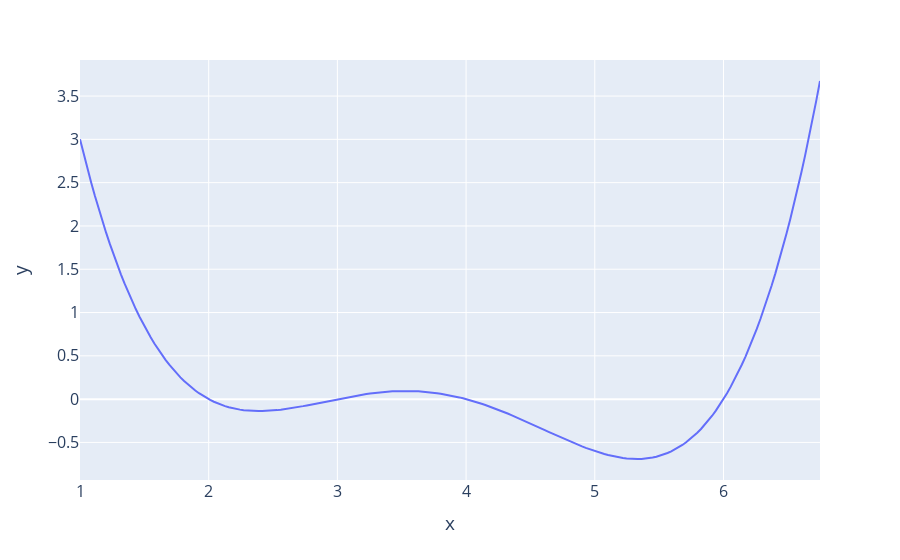

Notebook source saved alongside this figure:
### Markdown cell above
Suppose we want to find the minimum of the arbitrary function given below:

### Code cell
def arbitrary(x):
    return (x**4 - 15*x**3 + 80*x**2 - 180*x + 144)/10

x = np.linspace(1, 6.75, 200)
fig = px.line(y = arbitrary(x), x = x)


fig.update_layout(font_size = 16)

### Figure 1 — Plotly figure (JSON) as saved in the notebook; plotly's stock layout.template omitted (floating-point values rounded to 4 significant figures; data arrays with more than 128 entries replaced by an {"elided": "..."} marker saying what was removed)
{"data": [{"hovertemplate": "x=%{x}<br>y=%{y}<extra></extra>", "legendgroup": "", "line": {"color": "#636efa", "dash": "solid"}, "marker": {"symbol": "circle"}, "mode": "lines", "name": "", "orientation": "v", "showlegend": false, "type": "scatter", "x": {"elided": "200 float values"}, "xaxis": "x", "y": {"elided": "200 float values"}, "yaxis": "y"}], "layout": {"font": {"size": 16}, "legend": {"tracegroupgap": 0}, "margin": {"t": 60}, "xaxis": {"anchor": "y", "domain": [0, 1], "title": {"text": "x"}}, "yaxis": {"anchor": "x", "domain": [0, 1], "title": {"text": "y"}}}}
